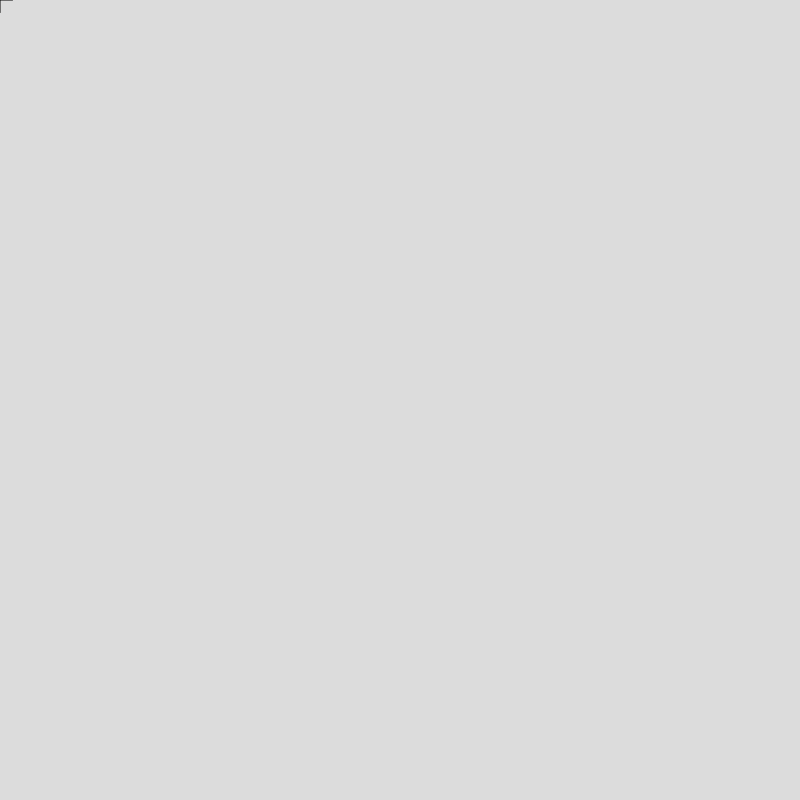
Frame 1 (no input)
Frame 60 (no input): identical to frame 1, image omitted
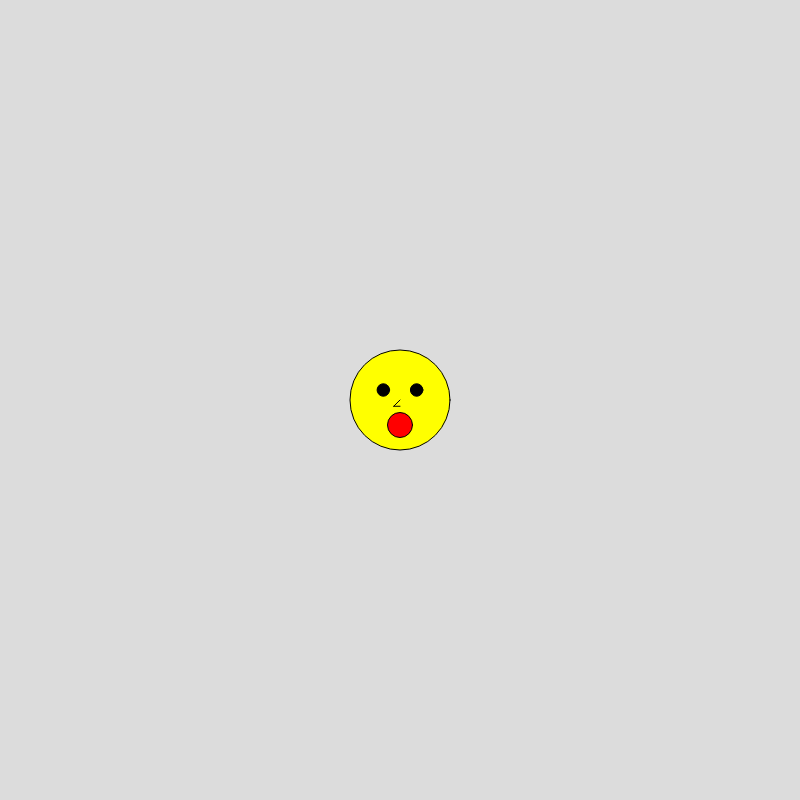
Frame 120 (the mouse pressed at the canvas centre since frame 60)

The p5.js sketch that drew these frames (run headless with seeded random() and noise() and a simulated clock; from frame 60 on, the mouse is pressed at the canvas centre):

// p5.js sketch
// ── sketch.js
var anim_frame = 0;
var mouthopen = false;
var smiley_size = 50; 
var mx;
var my;
var screen_x = 800;
var screen_y = 800;

function setup()
{
  createCanvas(screen_x, screen_y);
}

function GetMousePos()
{
  mx = map(mouseX, 0, width, 0, screen_x);
  my = map(mouseY, 0, height, 0, screen_y);
}

function DrawSmiley()
{
  // draw triangle
  ellipse(mx, my, smiley_size, smiley_size);


  // draw a smiley
  fill(255, 255, 0);
  circle(mx, my, smiley_size * 2);

  // draw eyes 
  fill(0, 0, 0);
  circle(mx - (smiley_size / 3), my - (smiley_size / 5), smiley_size / 4);
  circle(mx + (smiley_size / 3), my - (smiley_size / 5), smiley_size / 4);
  
  // draw nose
  fill(0, 0, 255);
  // draw line from middle to nose tip
  line(mx, my, mx - (smiley_size / 8), my + (smiley_size / 8));
  // draw line from nose tip to mouth
  line(mx - (smiley_size / 8), my + (smiley_size / 8), mx, my + (smiley_size / 8));

  if (mouthopen)
  {
    // draw mouth
    fill(255, 0, 0);
    circle(mx, my + (smiley_size / 2), smiley_size / 2);
  }
  else
  {
    // draw mouth line
    fill(255, 0, 0);
    line(mx - (smiley_size / 2), my + (smiley_size / 2), mx + (smiley_size / 2), my + (smiley_size / 2));
  }
}
  
function draw()
{
  background(220);
  
  // getting mouse position on canvas
  GetMousePos();

  // draw 2 lines at mouse position ()
  line(mx - smiley_size / 4, my, mx + smiley_size / 4, my);
  line(mx, my - smiley_size / 4, mx, my + smiley_size / 4,);

  // draw 4 lines from each corner to mouse position
  //line(0, 0, mx, my);
  //line(width, 0, mx, my);
  //line(0, height, mx, my);
  //line(width, height, mx, my);

  // on click
  if (mouseIsPressed) // true for debugging
  {
    DrawSmiley();
  }

  // flip bool to toggle mouth open/closed
  if (anim_frame == 10)
  {
    anim_frame = 0;
    mouthopen = !mouthopen;
  }

  anim_frame++;
}
